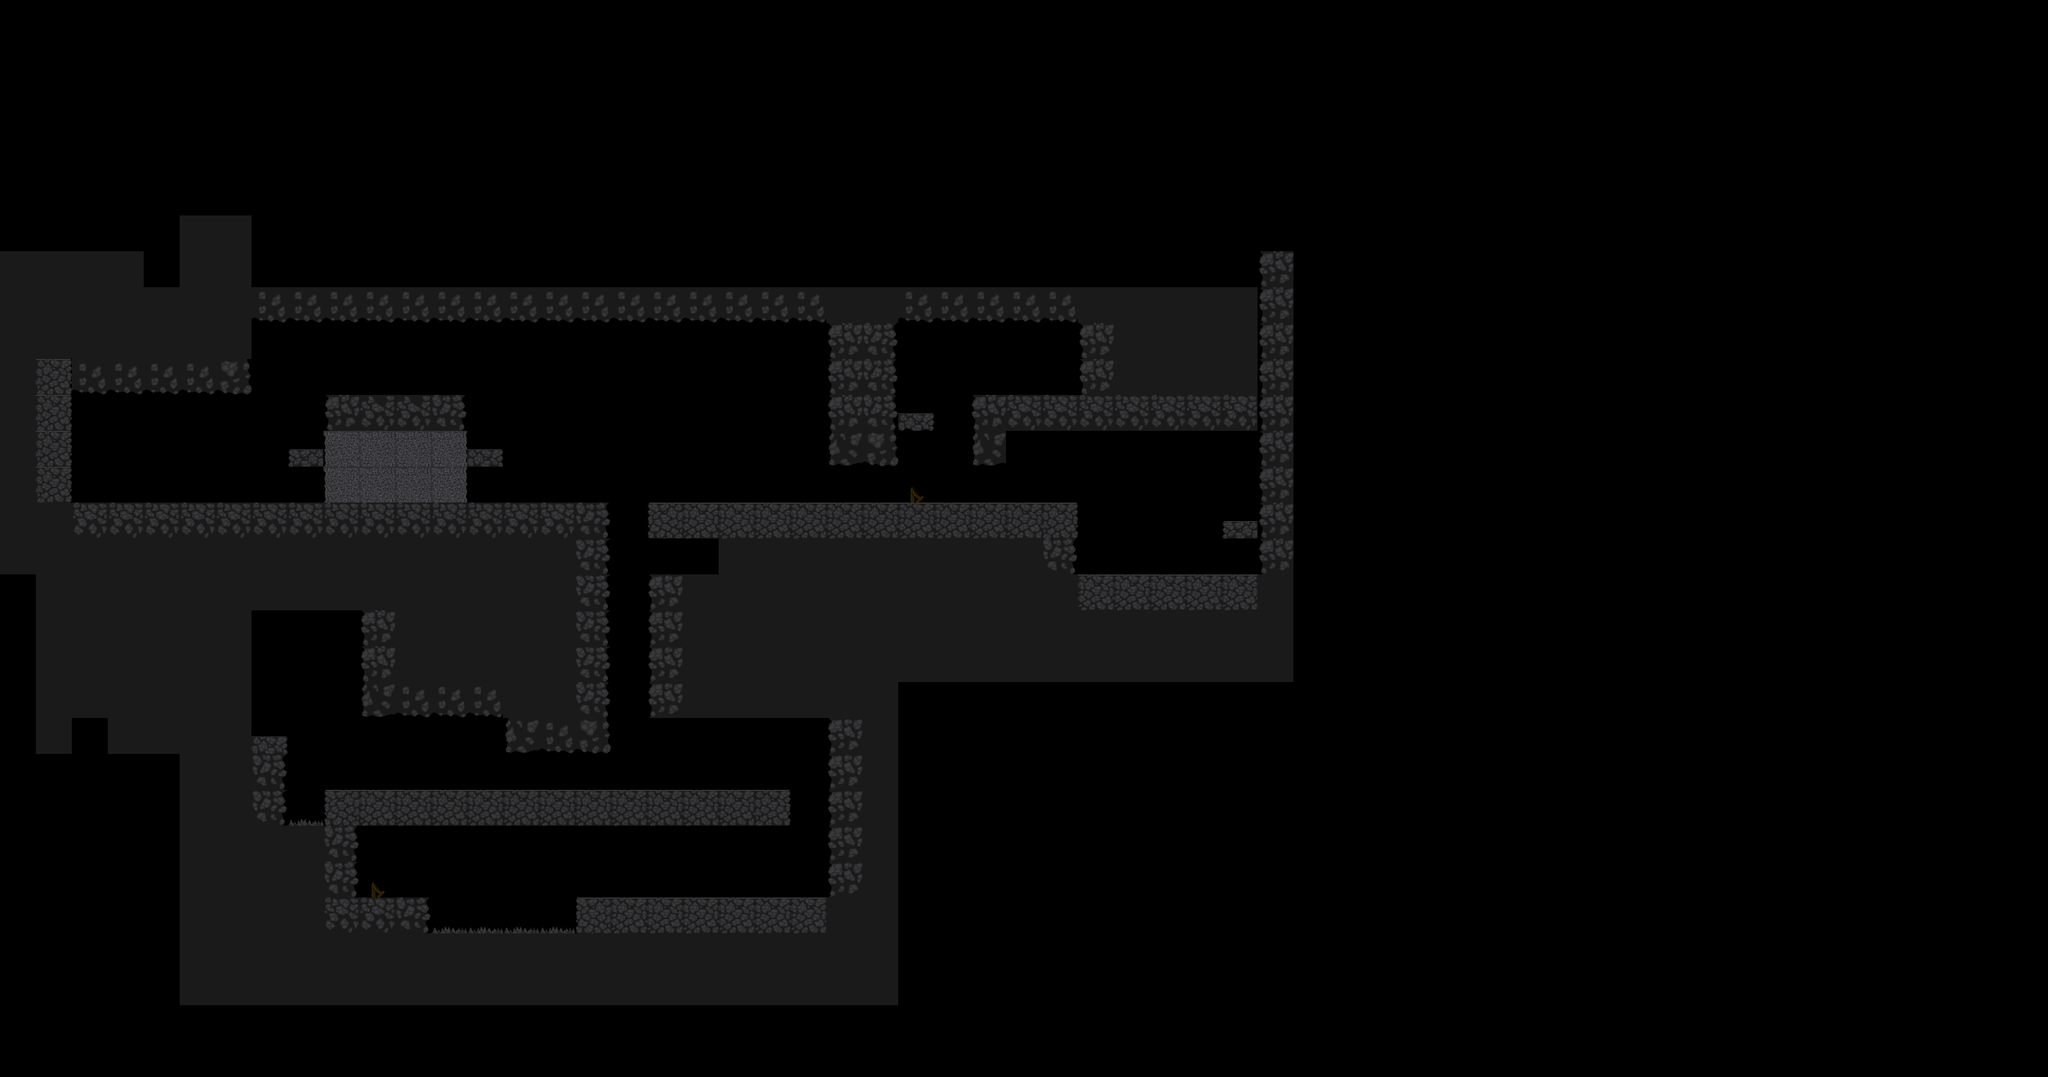

Rendered tile map (Tiled .tmx) drawn with the repository's tilesets; below, a short description and the map source with its tile grids summarised:
An orthogonal 57x30 tile map with 64x64 px tiles, 3 tile layers (Bg, Fg, Paths), 3 tilesets and 62 objects.

<map version="1.0" orientation="orthogonal" renderorder="right-down" width="57" height="30" tilewidth="64" tileheight="64" nextobjectid="221">
 <tileset firstgid="1" name="ch3_half_tilesets" tilewidth="64" tileheight="64" spacing="2" tilecount="15" columns="15">
  <image source="ch3_half_tilesets.png" width="1024" height="128" />
 </tileset>
 <tileset firstgid="16" name="ch3_tileset" tilewidth="64" tileheight="64" spacing="2" tilecount="15" columns="15">
  <image source="ch3_tileset.png" width="1024" height="128" />
 </tileset>
 <tileset firstgid="31" name="her_path" tilewidth="64" tileheight="64" spacing="2" tilecount="7" columns="7">
  <image source="her_path.png" width="512" height="128" />
 </tileset>
 <layer name="Bg" width="57" height="30">
  <data>[1710 cells, 2 non-empty, 1 distinct tile ids]</data>
 </layer>
 <layer name="Fg" width="57" height="30">
  <data>[1710 cells, 396 non-empty, 17 distinct tile ids]</data>
 </layer>
 <objectgroup name="Floor">
  <object id="149" x="0" y="448" width="128" height="448" />
  <object id="150" x="128" y="128" width="320" height="576" />
  <object id="151" x="448" y="448" width="1794.06" height="128" />
  <object id="152" x="576" y="704" width="256" height="65.3333" />
  <object id="153" x="511.333" y="802.667" width="64" height="28.6667" />
  <object id="154" x="128" y="896" width="958.667" height="190" />
  <object id="158" x="1152" y="896" width="769.152" height="64" />
  <object id="159" x="1152" y="1024" width="448" height="256" />
  <object id="160" x="1280" y="960" width="320" height="64" />
  <object id="162" x="640" y="1088" width="448" height="192" />
  <object id="163" x="128" y="1088" width="320" height="253" />
  <object id="164" x="320" y="1314.33" width="192" height="157.667" />
  <object id="165" x="512" y="1472" width="64" height="64" />
  <object id="167" x="576" y="1408" width="833.333" height="64" />
  <object id="168" x="896" y="1280" width="192" height="64" />
  <object id="171" x="1472" y="1280" width="128" height="320" />
  <object id="172" x="320" y="1472" width="319.333" height="256" />
  <object id="173" x="576" y="1600" width="192" height="64" />
  <object id="174" x="704" y="1664" width="320" height="64" />
  <object id="175" x="1024" y="1600" width="448" height="64" />
  <object id="176" x="1856" y="960" width="64" height="128" />
  <object id="177" x="1920" y="1024" width="320" height="64" />
  <object id="178" x="2240" y="0" width="64" height="1088" />
  <object id="180" x="1472" y="576" width="128" height="256" />
  <object id="181" x="1600" y="730" width="64" height="38" />
  <object id="182" x="1728" y="704" width="512" height="64" />
  <object id="183" x="1728" y="768" width="64" height="64" />
  <object id="184" x="2176.67" y="924" width="64" height="34" />
  <object id="194" x="1920" y="576" width="320" height="128" />
  <object id="215" x="832" y="796.667" width="64" height="35.3333" />
 </objectgroup>
 <objectgroup name="Boxes">
  <object id="187" x="614.667" y="660.167" width="30.6666" height="27.6667" />
  <object id="188" x="968.667" y="860.167" width="30.6666" height="27.6667" />
  <object id="189" x="660.667" y="1368.17" width="30.6666" height="27.6667" />
  <object id="190" x="1096.67" y="1552.17" width="30.6666" height="27.6667" />
  <object id="191" x="840.667" y="1586.17" width="30.6666" height="27.6667" />
  <object id="192" x="910.667" y="1606.17" width="30.6666" height="27.6667" />
  <object id="193" x="1796.79" y="661.924" width="30.6666" height="27.6667" />
  <object id="216" x="670.667" y="668.167" width="30.6666" height="27.6667" />
  <object id="217" x="848" y="761.5" width="30.6666" height="27.6667" />
 </objectgroup>
 <objectgroup name="Switches">
  <object id="195" x="494.894" y="1283.56" width="12" height="23.3333">
   <properties>
    <property name="Dir" value="1" />
    <property name="Type" value="player" />
   </properties>
  </object>
  <object id="196" x="1228.67" y="996.333" width="12" height="23.3333">
   <properties>
    <property name="Dir" value="1" />
    <property name="Type" value="ghost" />
   </properties>
  </object>
  <object id="197" x="753.212" y="1575" width="12" height="23.3333">
   <properties>
    <property name="Dir" value="1" />
    <property name="Type" value="player" />
   </properties>
  </object>
  <object id="198" x="1633.45" y="704.924" width="12" height="23.3333">
   <properties>
    <property name="Dir" value="-1" />
    <property name="Type" value="player" />
   </properties>
  </object>
 </objectgroup>
 <objectgroup name="Doors">
  <object id="199" x="1162" y="960" width="26" height="63" />
  <object id="200" x="1472" y="834" width="30.6667" height="64" />
  <object id="201" x="896" y="1344" width="20" height="62.6667" />
  <object id="202" x="1728" y="832" width="25.3333" height="64" />
 </objectgroup>
 <objectgroup name="Start">
  <object id="185" x="269.697" y="793.939" width="45.4545" height="33.3333" />
 </objectgroup>
 <objectgroup name="Ladders">
  <object id="203" x="1088" y="894" width="29.3333" height="512" />
  <object id="204" x="1408.61" y="1399.12" width="29.3333" height="198" />
  <object id="205" x="1664" y="720.333" width="29.3333" height="173.667" />
 </objectgroup>
 <objectgroup name="Swings" />
 <objectgroup name="GhostPath">
  <object id="155" x="576" y="768" width="256" height="128" />
 </objectgroup>
 <objectgroup name="Potions">
  <object id="206" x="765.833" y="664.833" width="31" height="33">
   <properties>
    <property name="Type" value="energy" />
   </properties>
  </object>
  <object id="207" x="1863.17" y="667.5" width="31" height="33">
   <properties>
    <property name="Type" value="energy" />
   </properties>
  </object>
  <object id="208" x="1047.17" y="1374.17" width="31" height="33">
   <properties>
    <property name="Type" value="energy" />
   </properties>
  </object>
  <object id="209" x="703.758" y="1566.67" width="31" height="33">
   <properties>
    <property name="Type" value="health" />
   </properties>
  </object>
 </objectgroup>
 <layer name="Paths" width="57" height="30">
  <data>[1710 cells, 8 non-empty, 3 distinct tile ids]</data>
 </layer>
 <objectgroup name="Spikes">
  <object id="210" x="767.333" y="1652" width="256" height="12" />
  <object id="211" x="513" y="1447.5" width="63" height="24.5" />
 </objectgroup>
 <objectgroup name="Dialogs">
  <object id="220" x="343.5" y="796.833" width="7" height="96.3333">
   <properties>
    <property name="Chapter" value="32" />
   </properties>
  </object>
 </objectgroup>
 <objectgroup name="End">
  <object id="214" x="2187" y="859.667" width="47.3333" height="60.6667">
   <properties>
    <property name="Chapter" value="CHAPTER4" />
    <property name="FinishedChapter" value="true" />
    <property name="Level" value="0" />
   </properties>
  </object>
 </objectgroup>
 <objectgroup name="Checkpoints">
  <object id="218" x="1600" y="832" width="64" height="64" />
  <object id="219" x="1024" y="1536" width="64" height="64" />
 </objectgroup>
 <objectgroup name="Enemies" />
 <objectgroup name="Water" />
 <objectgroup name="Props" />
</map>
